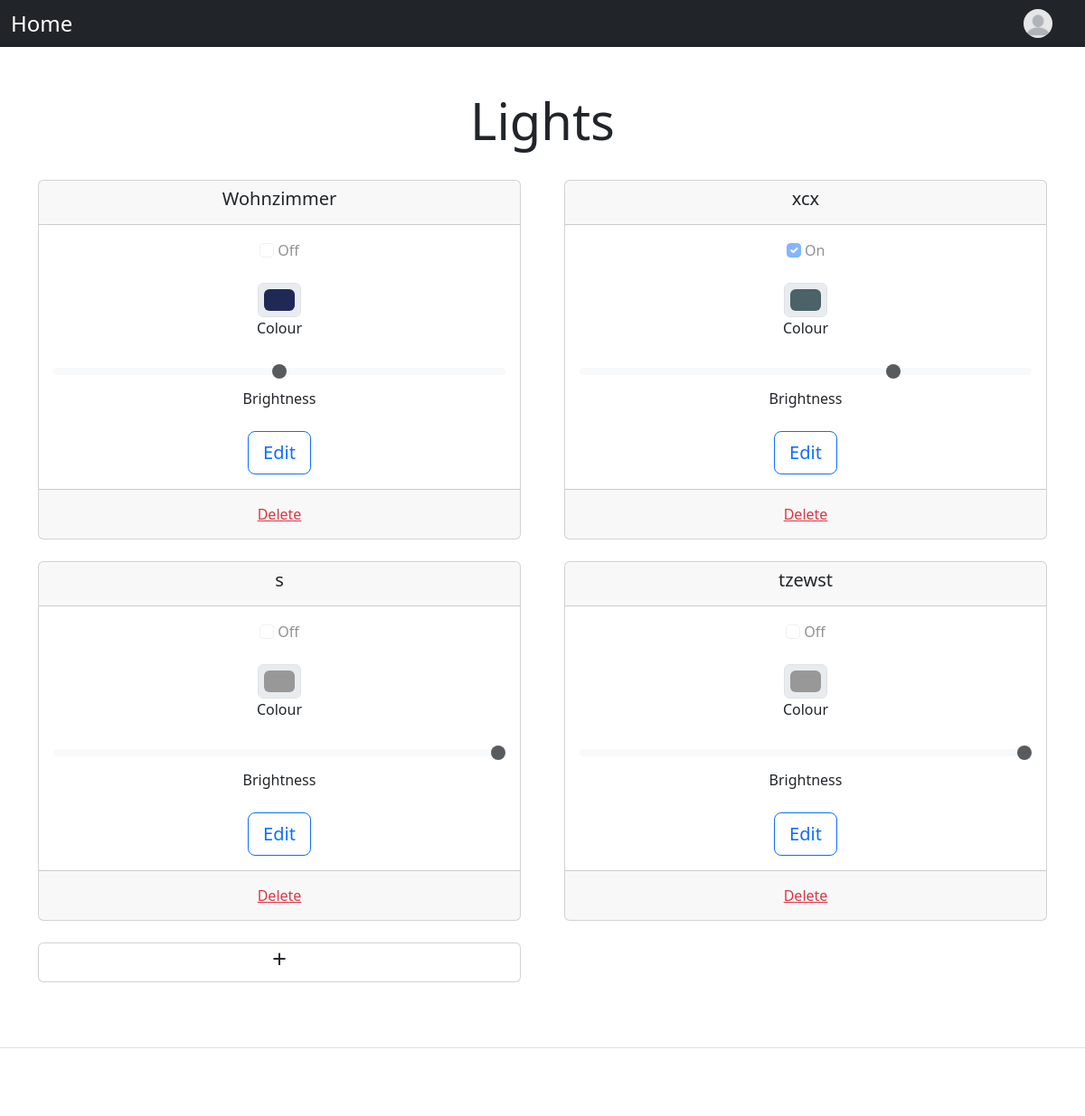
Page / (signed in) on the earlier database version.
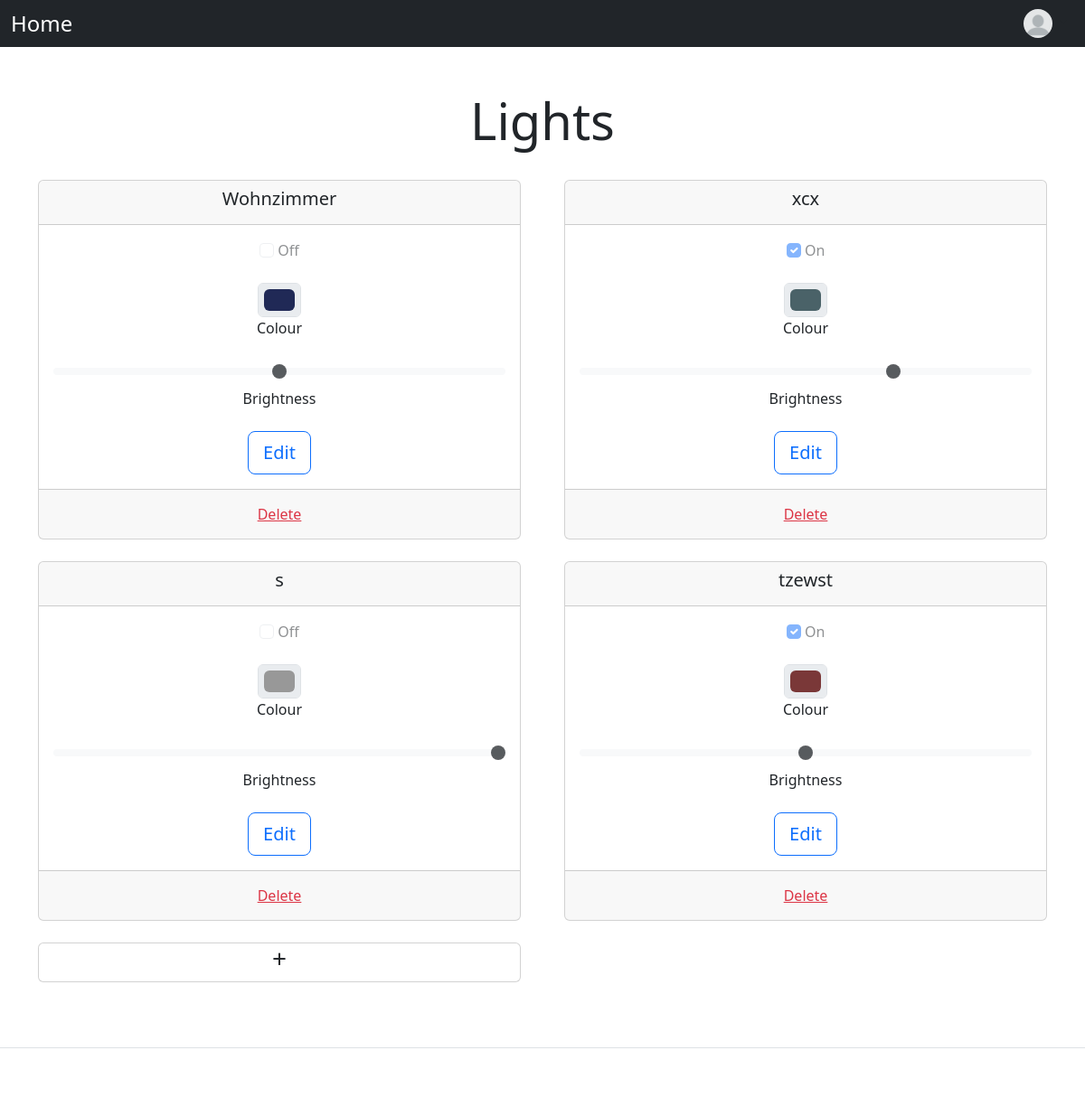
Same page on the later database version.
### lights/models.py (models this page shows)
class Light(models.Model):
    name = models.CharField(max_length=200)
    status = models.BooleanField(default=False)
    colour = models.CharField(max_length=200, default="#989898")
    brightness = models.IntegerField(default=100)

### lights/views.py (the view)
# urls.py: path('', views.index, name='index'),
@login_required
@user_passes_test(active_check)
def index(request):
    if request.method == "POST":
        form = AddForm(request.POST)
        if form.is_valid():
            light = form.save(commit=False)
            light.save()
        return redirect("index")
    else:
        light_list = Light.objects.all()
        context = {"latest_light_list": light_list}
        return render(request, "lights/index.html", context)

### lights/views.py (called while the page is built)
def active_check(user):
    account = Account.objects.get(user=user)
    return account.active

### lights/templates/lights/index.html (shortened to what this page needs)
{% include "header.html" %}
<div class="px-3 py-3 pt-md-5 pb-md-4 mx-auto text-center">
    <h1 class="display-4">Lights</h1>
</div>
<div class="container text-center">
    <div class="row row-cols-2 gx-5">
        {% for light in latest_light_list %}
            <div class="col">
                <div class="card mb-4">
                    <div class="card-header">
                        <h5 class="card-title">{{ light.name }}</h5>
                    </div>
                    <div class="card-body">
                        <div class="mb-4">
                            <input class="form-check-input" type="checkbox" role="switch" id="status_{{ forloop.counter }}"
                                   disabled {% if light.status %} checked{% endif %}>
                            <label class="form-check-label" for="status_{{ forloop.counter }}">{% if light.status %} On {% else %}
                                Off {% endif %}</label>
                        </div>
                        <div class="mb-4">
                            <input type="color" class="form-control form-control-color mx-auto" id="colour_{{ forloop.counter }}"
                                   value="{{ light.colour }}" disabled>
                            <label class="form-check-label" for="colour_{{ forloop.counter }}">Colour</label>
                        </div>
                        <div class="mb-4">
                            <input type="range" class="form-range" min="0" max="100" step="10" id="brightness_{{ forloop.counter }}"
                                   value="{{ light.brightness }}" disabled>
                            <label class="form-check-label" for="brightness_{{ forloop.counter }}">Brightness</label>
                        </div>
                        <a href="{% url 'detailLight' light.id %}" class="btn btn-outline-primary btn-lg btn-block">Edit</a>
                    </div>
                    <div class="card-footer text-muted">
                        <form action="{% url 'deleteLight' light.id %}" method="post">
                            <button type="submit" class="btn mx-auto link-danger btn-link">Delete</button>
                        </form>
                    </div>
                </div>
            </div>
        {% endfor %}
        <div class="col">
            <div class="card mb-4">
                <a href="{% url 'addLight' %}" class="my-auto stretched-link nav-link text-dark"><h3>+</h3></a>
            </div>
        </div>
    </div>
</div>
{% include "footer.html" %}

### lights/templates/header.html (shortened to what this page needs)
<!DOCTYPE html>
<html lang="de" data-bs-theme="">
<head>
    <link href="https://cdn.jsdelivr.net/npm/bootstrap@5.3.0-alpha1/dist/css/bootstrap.min.css" rel="stylesheet"
>
</head>
<body>
    {% load static %}
    <div class="navbar navbar-expand-lg navbar-dark bg-dark">
        <div class="container-fluid">
            <div class="fs-4">
                <a href="{% url 'index'%}" class="nav-bar-brand text-white nav-link me-2">Home</a>
            </div>
            {% if user.is_authenticated %}
            <div class="">
                <div class="nav-item dropdown me-2">
                    <a href="" class="nav-link dropdown-toggle" data-bs-toggle="dropdown"
                        data-bs-target="#profileContent" aria-expanded="false" aria-label="Toggle profile" role="button">
                        <img src="{% static 'users/images/default-profile-pic.png' %}" alt="mdo" width="32" height="32" class="rounded-circle">
                    </a>
                </div>
            </div>
            {% endif %}
        </div>
    </div>

### lights/templates/footer.html (shortened to what this page needs)
<div class="pt-4 my-md-5 pt-md-5 border-top">
</div>
</body>
</html>

Differences in the rows shown:
changed Light "tzewst": status "☐" → "☑"; colour "#989898" → "#7a3838"; brightness "100" → "50"; status "Off" → "On"
